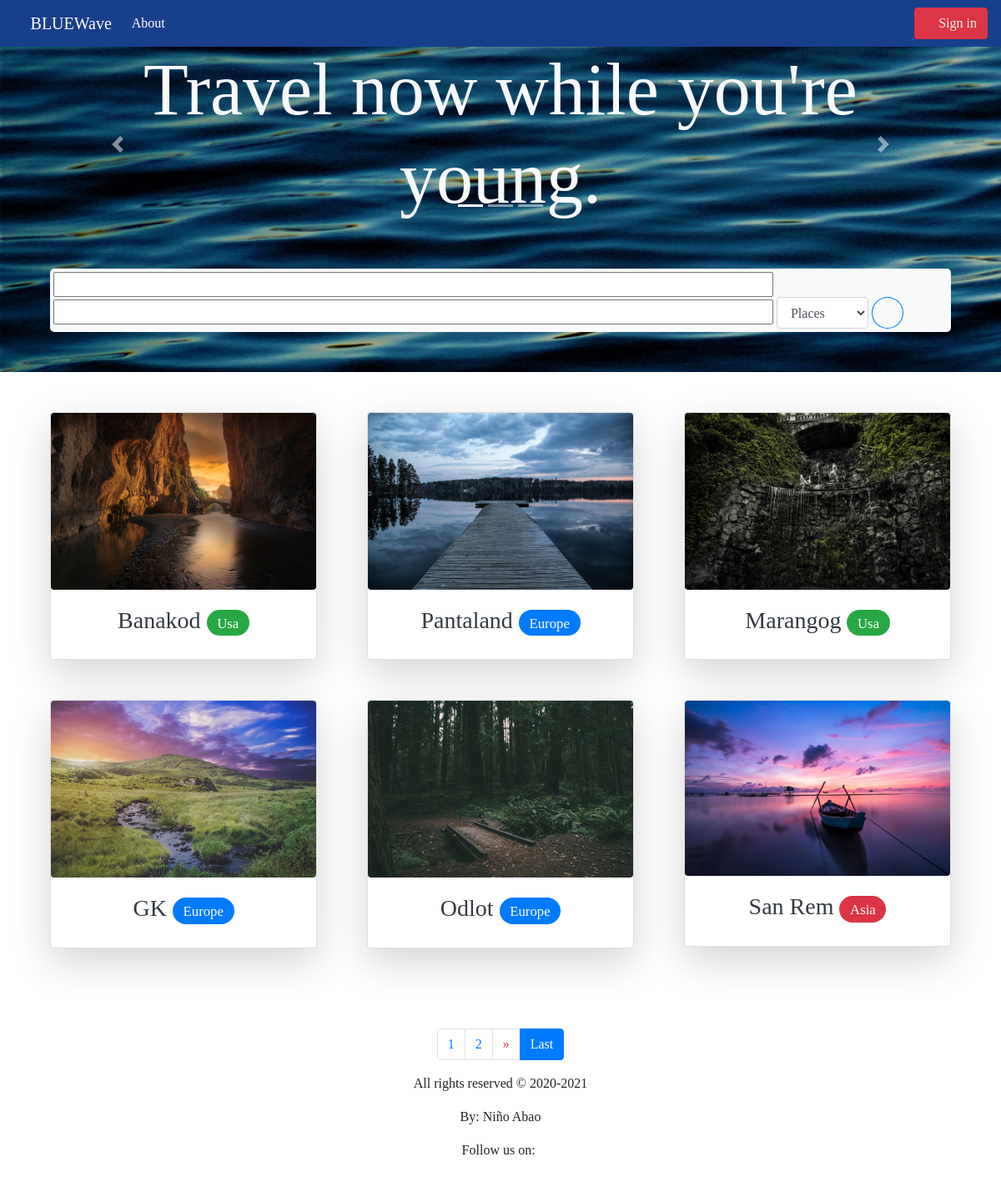
The app's page /, older data.
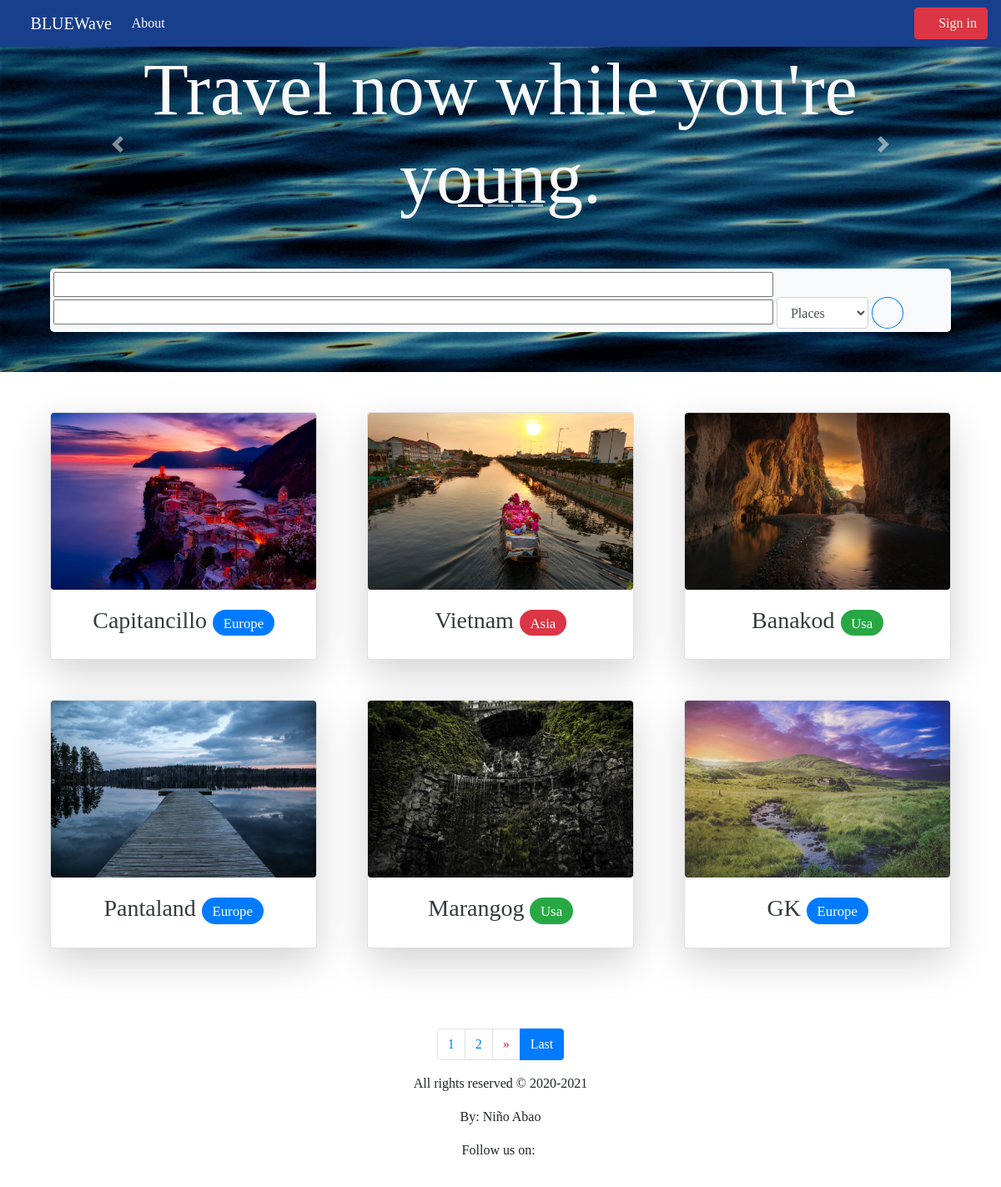
The same page, newer data.
### travel/models.py (models this page shows, shortened)
class Place(models.Model):
	CATEGORY = (
	('Asia','Asia'),
	('Europe','Europe'),
	('Usa','Usa')
	)
	COLOR = (
	('Asia','danger'),
	('Europe','primary'),
	('Usa','success')
	)
	destination = models.CharField(max_length=100)
	continent = models.CharField(max_length=100, null=True, choices=CATEGORY)
	color = models.CharField(max_length=100, null=True, choices=COLOR)
	booking_price = models.DecimalField(default=10, decimal_places=2, max_digits=7)
	description = models.TextField(default="", null=True)
	img = models.ImageField(null=True, blank=True)
	date = models.DateTimeField(default=timezone.now)
	author = models.ForeignKey(User, on_delete=models.CASCADE)
	@property
	def imgURL(self):
		try:
			url = self.img.url
		except:
			url = ''
		return url

### travel/views.py (the view)
# urls.py: 2. Add a URL to urlpatterns:  path('', views.home, name='home')
class home(ListView):
	model = Place
	template_name = 'travel/home.html'
	context_object_name = 'posts'
	extra_context = {'title':'Home'}
	ordering = ['-date']
	paginate_by = 6
	def get_context_data(self, **kwargs):
		context = super().get_context_data(**kwargs)
		context['filter'] = OrderFilter(self.request.GET, queryset=self.get_queryset())
		return context

### travel/templates/travel/home.html (shortened to what the changed rows need)
{% extends "travel/base.html" %}
{% load static %}
{% block content %}
  <div class="showcase" style="margin-top: 55px !important; background-image: url('{% static 'travel/photos/dark-ripple.jpg' %}')">
    <div class="container">
      <div class="col-12 carousel slide" id="carouselIndicators" data-ride="carousel">
        <div class="carousel-inner">
          <div class="carousel-item active">
            <h2 class="text-center text-light display-2">Travel now while you're young.</h2>
          </div>
        </div>
      </div>
    </div>
  </div>
  <div class="container mt-5 mb-5 product">
    <div class="row text-center wow">
      {% for post in posts %}
        <div class="col-lg-4 col-md-6 mb-5">
          <div class="container">
            <div class="card shadow-lg">
              <div class="view overlay">
                <a href="{% url 'destination-detail' post.id %}">
                  <img src="{{ post.imgURL }}" class="img-fluid rounded img-blr" alt="image failed to load">
                </a>
              </div>
              <div class="card-body">
                <strong class="font-weight-bold"><h3><a class="text-dark" href="{% url 'destination-detail' post.id %}">{{ post.destination }} <span class="badge badge-{{ post.get_color_display }} badge-pill"><small>{{ post.get_continent_display }}</small></span></a></h3></strong>
              </div>
            </div>
          </div>
        </div>
      {% endfor %}
    </div>
  </div>
  {% if is_paginated %}
    <nav class="d-flex justify-content-center wow fadeIn">
      <ul class="pagination pg-blue">
        {% for num in page_obj.paginator.page_range %}
          {% if page_obj.number == num %}
            <li class="page-item">
              <a class="page-link" href="?page={{ num }}">{{ num }}</a>
            </li>
          {% elif num > page_obj.number|add:'-3' and num < page_obj.number|add:'3' %}
            <li class="page-item">
              <a class="page-link" href="?page={{ num }}">{{ num }}</a>
            </li>
          {% endif %}
        {% endfor %}
      </ul>
    </nav>
  {% endif %}
{% endblock content %}

Row changes from the older to the newer data that the page shows:
no longer on this page (row unchanged): Place: imgURL (picture), destination "Odlot", continent "Europe"
no longer on this page (row unchanged): Place: imgURL (picture), destination "San Rem", continent "Asia", color "Asia" (drawn)
added Place: imgURL (picture), destination "Capitancillo", continent "Europe"
added Place: imgURL (picture), destination "Vietnam", continent "Asia", color "Asia" (drawn)
changed Place "Marangog": imgURL: a different picture
